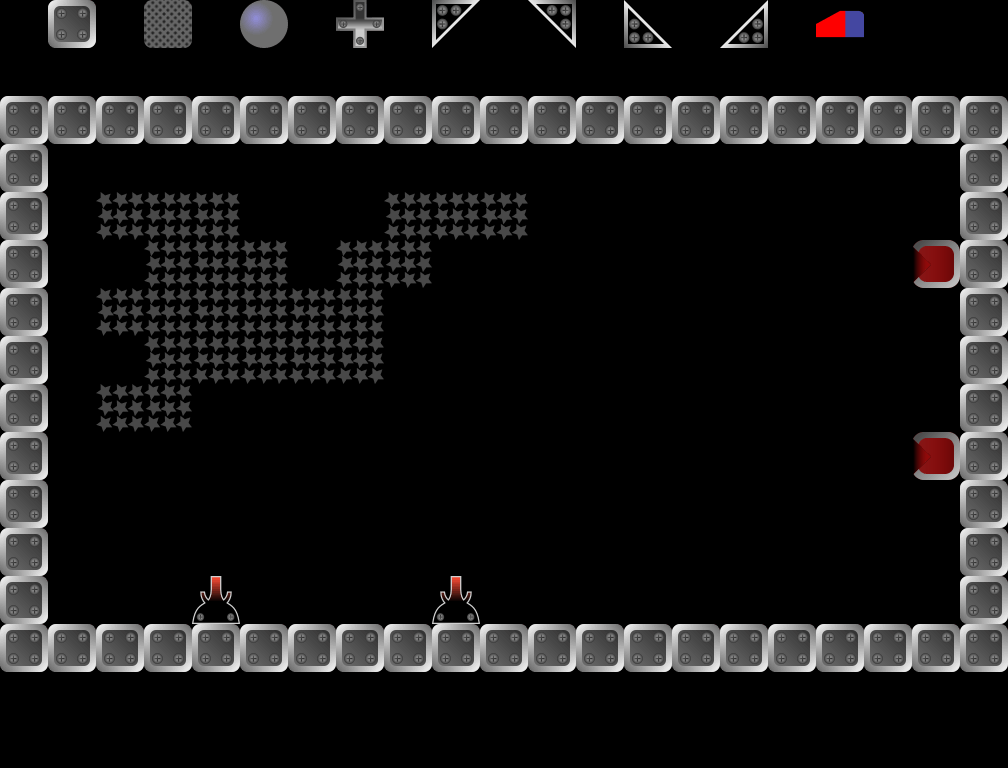

A 2D game scene composited from a Tiled map and its tileset images. What follows is a short description and the map's XML, with every tile layer's data as written:
An orthogonal 21x16 tile map with 48x48 px tiles, 2 tile layers (Blocks, Info), 1 hidden layer not drawn.

<map version="1.10" tiledversion="1.10.2" orientation="orthogonal" renderorder="right-down" width="21" height="16" tilewidth="48" tileheight="48" infinite="0" nextlayerid="8" nextobjectid="1">
 <editorsettings>
  <export target="../../public/assets/levels/level-04.json" format="json" />
 </editorsettings>
 <tileset firstgid="1" name="tileset" tilewidth="48" tileheight="48" tilecount="18" columns="18">
  <image source="../../public/assets/tileset.png" width="864" height="48" />
  <tile id="0" type="BlockingBlock" />
  <tile id="1" type="Cross" />
  <tile id="2" type="BallMirror" />
  <tile id="3" type="BottomLeftMirror" />
  <tile id="4" type="BottomRightMirror" />
  <tile id="5" type="TopLeftMirror" />
  <tile id="6" type="TopRightMirror" />
  <tile id="7" type="TimedBlock" />
  <tile id="8" type="LaserStartDown" />
  <tile id="9" type="LaserStartLeft" />
  <tile id="10" type="LaserStartRight" />
  <tile id="11" type="LaserStartUp" />
  <tile id="12" type="TargetUp" />
  <tile id="13" type="TargetRight" />
  <tile id="14" type="TargetDown" />
  <tile id="15" type="TargetLeft" />
  <tile id="16" type="ForbiddenBlock" />
  <tile id="17" type="Eraser" />
 </tileset>
 <layer id="2" name="Blocks" width="21" height="16">
  <data encoding="csv">
0,0,0,0,0,0,0,0,0,0,0,0,0,0,0,0,0,0,0,0,0,
0,0,0,0,0,0,0,0,0,0,0,0,0,0,0,0,0,0,0,0,0,
1,1,1,1,1,1,1,1,1,1,1,1,1,1,1,1,1,1,1,1,1,
1,0,0,0,0,0,0,0,0,0,0,0,0,0,0,0,0,0,0,0,1,
1,0,17,17,17,0,0,0,17,17,17,0,0,0,0,0,0,0,0,0,1,
1,0,0,17,17,17,0,17,17,0,0,0,0,0,0,0,0,0,0,16,1,
1,0,17,17,17,17,17,17,0,0,0,0,0,0,0,0,0,0,0,0,1,
1,0,0,17,17,17,17,17,0,0,0,0,0,0,0,0,0,0,0,0,1,
1,0,17,17,0,0,0,0,0,0,0,0,0,0,0,0,0,0,0,0,1,
1,0,0,0,0,0,0,0,0,0,0,0,0,0,0,0,0,0,0,16,1,
1,0,0,0,0,0,0,0,0,0,0,0,0,0,0,0,0,0,0,0,1,
1,0,0,0,0,0,0,0,0,0,0,0,0,0,0,0,0,0,0,0,1,
1,0,0,0,12,0,0,0,0,12,0,0,0,0,0,0,0,0,0,0,1,
1,1,1,1,1,1,1,1,1,1,1,1,1,1,1,1,1,1,1,1,1,
0,0,0,0,0,0,0,0,0,0,0,0,0,0,0,0,0,0,0,0,0,
0,0,0,0,0,0,0,0,0,0,0,0,0,0,0,0,0,0,0,0,0
</data>
 </layer>
 <layer id="5" name="Info" width="21" height="16" locked="1">
  <properties>
   <property name="BallMirror" type="int" value="0" />
   <property name="BlockingBlock" type="int" value="0" />
   <property name="BottomLeftMirror" type="int" value="0" />
   <property name="BottomRightMirror" type="int" value="2" />
   <property name="Cross" type="int" value="1" />
   <property name="LevelName" value="Easy Going" />
   <property name="MaxItems" type="int" value="3" />
   <property name="TimedBlock" type="int" value="0" />
   <property name="TopLeftMirror" type="int" value="0" />
   <property name="TopRightMirror" type="int" value="0" />
  </properties>
  <data encoding="csv">
0,1,0,8,0,3,0,2,0,5,0,4,0,7,0,6,0,18,0,0,0,
0,0,0,0,0,0,0,0,0,0,0,0,0,0,0,0,0,0,0,0,0,
0,0,0,0,0,0,0,0,0,0,0,0,0,0,0,0,0,0,0,0,0,
0,0,0,0,0,0,0,0,0,0,0,0,0,0,0,0,0,0,0,0,0,
0,0,0,0,0,0,0,0,0,0,0,0,0,0,0,0,0,0,0,0,0,
0,0,0,0,0,0,0,0,0,0,0,0,0,0,0,0,0,0,0,0,0,
0,0,0,0,0,0,0,0,0,0,0,0,0,0,0,0,0,0,0,0,0,
0,0,0,0,0,0,0,0,0,0,0,0,0,0,0,0,0,0,0,0,0,
0,0,0,0,0,0,0,0,0,0,0,0,0,0,0,0,0,0,0,0,0,
0,0,0,0,0,0,0,0,0,0,0,0,0,0,0,0,0,0,0,0,0,
0,0,0,0,0,0,0,0,0,0,0,0,0,0,0,0,0,0,0,0,0,
0,0,0,0,0,0,0,0,0,0,0,0,0,0,0,0,0,0,0,0,0,
0,0,0,0,0,0,0,0,0,0,0,0,0,0,0,0,0,0,0,0,0,
0,0,0,0,0,0,0,0,0,0,0,0,0,0,0,0,0,0,0,0,0,
0,0,0,0,0,0,0,0,0,0,0,0,0,0,0,0,0,0,0,0,0,
0,0,0,0,0,0,0,0,0,0,0,0,0,0,0,0,0,0,0,0,0
</data>
 </layer>
 <layer id="7" name="SelectionArea" width="21" height="16" visible="0">
  <data encoding="csv">
0,0,0,0,0,0,0,0,0,0,0,0,0,0,0,0,0,0,0,0,0,
0,0,0,0,0,0,0,0,0,0,0,0,0,0,0,0,0,0,0,0,0,
8,8,8,8,8,8,8,8,8,8,8,8,8,8,8,8,8,8,8,8,8,
8,8,8,8,8,8,8,8,8,8,8,8,8,8,8,8,8,8,8,8,8,
8,8,8,8,8,8,8,8,8,8,8,8,8,8,8,8,8,8,8,8,8,
8,8,8,8,8,8,8,8,8,8,8,8,8,8,8,8,8,8,8,8,8,
8,8,8,8,8,8,8,8,8,8,8,8,8,8,8,8,8,8,8,8,8,
8,8,8,8,8,8,8,8,8,8,8,8,8,8,8,8,8,8,8,8,8,
8,8,8,8,8,8,8,8,8,8,8,8,8,8,8,8,8,8,8,8,8,
8,8,8,8,8,8,8,8,8,8,8,8,8,8,8,8,8,8,8,8,8,
8,8,8,8,8,8,8,8,8,8,8,8,8,8,8,8,8,8,8,8,8,
8,8,8,8,8,8,8,8,8,8,8,8,8,8,8,8,8,8,8,8,8,
8,8,8,8,8,8,8,8,8,8,8,8,8,8,8,8,8,8,8,8,8,
8,8,8,8,8,8,8,8,8,8,8,8,8,8,8,8,8,8,8,8,8,
0,0,0,0,0,0,0,0,0,0,0,0,0,0,0,0,0,0,0,0,0,
0,0,0,0,0,0,0,0,0,0,0,0,0,0,0,0,0,0,0,0,0
</data>
 </layer>
</map>
